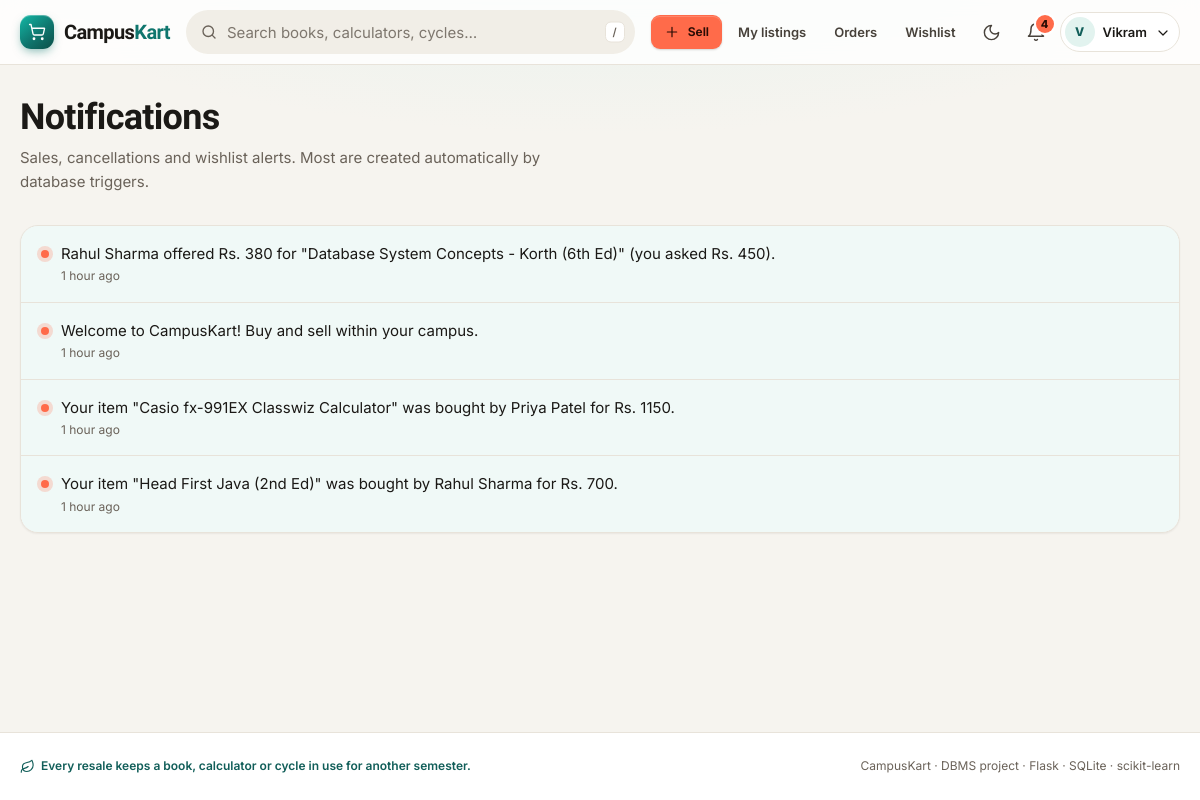
The app's page /notifications (signed in) with its own data.
### tables this page shows
CREATE TABLE users (
    user_id       INTEGER PRIMARY KEY AUTOINCREMENT,
    name          TEXT    NOT NULL,
    email         TEXT    NOT NULL UNIQUE,
    password_hash TEXT    NOT NULL,
    role          TEXT    NOT NULL DEFAULT 'user' CHECK (role IN ('user', 'admin')),
    branch        TEXT,
    year          INTEGER CHECK (year BETWEEN 1 AND 4),
    phone         TEXT,
    is_blocked    INTEGER NOT NULL DEFAULT 0 CHECK (is_blocked IN (0, 1)),
    created_at    TEXT    NOT NULL DEFAULT (datetime('now', 'localtime'))
);

CREATE TABLE notifications (
    notif_id   INTEGER PRIMARY KEY AUTOINCREMENT,
    user_id    INTEGER NOT NULL REFERENCES users(user_id) ON DELETE CASCADE,
    message    TEXT    NOT NULL,
    is_read    INTEGER NOT NULL DEFAULT 0 CHECK (is_read IN (0, 1)),
    created_at TEXT    NOT NULL DEFAULT (datetime('now', 'localtime'))
);

### app.py (the view)
@app.route("/notifications")
@login_required
def notifications():
    items = query("SELECT * FROM notifications WHERE user_id = ? ORDER BY created_at DESC, notif_id DESC",
                  (g.user["user_id"],))
    with tx() as db:
        db.execute("UPDATE notifications SET is_read = 1 WHERE user_id = ?", (g.user["user_id"],))
    return render_template("notifications.html", items=items)

### app.py (called while the page is built)
def get_db():
    if "db" not in g:
        g.db = sqlite3.connect(DB_PATH)
        g.db.row_factory = sqlite3.Row
        g.db.execute("PRAGMA foreign_keys = ON")
    return g.db

def query(sql, args=(), one=False):
    rows = get_db().execute(sql, args).fetchall()
    return (rows[0] if rows else None) if one else rows

@contextmanager
def tx():
    db = get_db()
    with db:
        db.execute("UPDATE audit_context SET user_id = ? WHERE id = 1",
                   (g.user["user_id"] if g.user else None,))
        yield db

@app.before_request
def load_user():
    g.user = None
    if "user_id" in session:
        g.user = query("SELECT * FROM users WHERE user_id = ?", (session["user_id"],), one=True)
        if g.user is None or g.user["is_blocked"]:
            session.clear()
            g.user = None

def login_required(view):
    @wraps(view)
    def wrapped(*args, **kwargs):
        if g.user is None:
            flash("Log in to continue.", "info")
            return redirect(url_for("login", next=request.path))
        return view(*args, **kwargs)
    return wrapped

@app.context_processor
def inject_globals():
    unread = 0
    if g.user:
        unread = query("SELECT COUNT(*) AS n FROM notifications WHERE user_id = ? AND is_read = 0",
                       (g.user["user_id"],), one=True)["n"]
    return {"categories": query("SELECT * FROM categories ORDER BY category_id"),
            "unread_count": unread, "conditions": CONDITIONS}

@app.template_filter("ago")
def time_ago(ts):
    try:
        dt = datetime.strptime(ts, "%Y-%m-%d %H:%M:%S")
    except (TypeError, ValueError):
        return ts
    secs = (datetime.now() - dt).total_seconds()
    for unit, size in (("day", 86400), ("hour", 3600), ("min", 60)):
        if secs >= size:
            n = int(secs // size)
            return f"{n} {unit}{'s' if n > 1 else ''} ago"
    return "just now"

### templates/notifications.html (shortened to what this page needs)
{% extends "base.html" %}
{% from "_macros.html" import icon, empty_state %}
{% block content %}
<div class="page-head">
  <h1>Notifications</h1>
  <p>Sales, cancellations and wishlist alerts. Most are created automatically by database triggers.</p>
</div>
{% if items %}
<div class="card card-flush">
  <ul class="notif-list">
    {% for n in items %}
    <li class="notif {{ 'unread' if not n.is_read }}">
      <span class="dot" aria-hidden="true"></span>
      <div>
        {% if not n.is_read %}<span class="sr-only">New: </span>{% endif %}{{ n.message }}
        <time datetime="{{ n.created_at }}">{{ n.created_at|ago }}</time>
      </div>
    </li>
    {% endfor %}
  </ul>
</div>
{% else %}
{{ empty_state('inbox', "You're all caught up", "We'll let you know here when someone buys your item or a saved item sells.") }}
{% endif %}
{% endblock %}

### templates/base.html (shortened to what this page needs)
{% from "_macros.html" import icon %}
{% set ep = request.endpoint %}
<!doctype html>
<html lang="en">
<head>
  <link rel="stylesheet" href="{{ url_for('static', filename='style.css') }}">
</head>
<body>
<header class="site-header">
  <div class="container header-row">
    <a class="logo" href="{{ url_for('index') }}" aria-label="CampusKart home">
      <span class="logo-mark">{{ icon('cart', 18) }}</span>
      <span aria-hidden="true">Campus<span class="accent">Kart</span></span>
    </a>
    {% if not g.user or g.user.role != 'admin' %}
    <form class="search-bar" action="{{ url_for('search') }}" role="search">
      <input id="site-search" name="q" type="search" placeholder="Search books, calculators, cycles…"
             value="{{ q or '' }}" autocomplete="off" enterkeyhint="search" aria-keyshortcuts="/">
      <kbd aria-hidden="true">/</kbd>
    </form>
    {% endif %}
    <nav class="nav-links" aria-label="Main">
      {% if g.user %}
        {% if g.user.role == 'admin' %}
          <a class="nav-link" href="{{ url_for('admin_dashboard') }}" {% if ep and ep.startswith('admin') %}aria-current="page"{% endif %}>{{ icon('shield', 16) }}Admin</a>
        {% else %}
          <a class="btn btn-sm btn-accent btn-sell" href="{{ url_for('sell') }}">{{ icon('plus', 16) }}Sell</a>
          {% for e, label in [('my_listings', 'My listings'), ('orders', 'Orders'), ('wishlist', 'Wishlist')] %}
          <a class="nav-link" href="{{ url_for(e) }}" {% if ep == e %}aria-current="page"{% endif %}>{{ label }}</a>
          {% endfor %}
        {% endif %}
      {% endif %}
      <button class="icon-btn theme-toggle" type="button" id="theme-toggle" aria-label="Switch to dark theme">
        {{ icon('moon', 19, 'moon') }}{{ icon('sun', 19, 'sun') }}
      </button>
      {% if g.user %}
        <a class="icon-btn" href="{{ url_for('notifications') }}"
           aria-label="Notifications{% if unread_count %}, {{ unread_count }} unread{% endif %}"
           {% if ep == 'notifications' %}aria-current="page"{% endif %}>
          {{ icon('bell', 20) }}
          {% if unread_count %}<span class="badge-count" aria-hidden="true">{{ unread_count if unread_count < 10 else '9+' }}</span>{% endif %}
        </a>
        <div class="menu" data-menu>
          <button class="menu-trigger" type="button" aria-haspopup="true" aria-expanded="false" aria-controls="account-menu">
            <span class="avatar" aria-hidden="true">{{ g.user.name[0] }}</span>
            <span class="name">{{ g.user.name.split()[0] }}</span>
            <span class="chev">{{ icon('chevron-down', 16) }}</span>
          </button>
        </div>
      {% else %}
        <a class="nav-link keep" href="{{ url_for('login') }}" {% if ep == 'login' %}aria-current="page"{% endif %}>Log in</a>
        <a class="btn btn-sm" href="{{ url_for('register') }}">Sign up</a>
      {% endif %}
    </nav>
  </div>
</header>
<main id="main" tabindex="-1">
  <div class="container">
    {% block content %}{% endblock %}
  </div>
</main>
<footer class="site-footer">
  <div class="container">
    <span class="eco">{{ icon('leaf', 15) }}Every resale keeps a book, calculator or cycle in use for another semester.</span>
    <span>CampusKart · DBMS project · Flask · SQLite · scikit-learn</span>
  </div>
</footer>
</body>
</html>

### records on screen
users: user "V", user.name "Vikram"
notifications: message "Rahul Sharma offered Rs. 380 for \"Database System Concepts - Korth (6th Ed)\" (you asked Rs. 450).", created_at|ago "1 hour ago"
notifications: message "Welcome to CampusKart! Buy and sell within your campus.", created_at|ago "1 hour ago"
notifications: message "Your item \"Casio fx-991EX Classwiz Calculator\" was bought by Priya Patel for Rs. 1150.", created_at|ago "1 hour ago"
notifications: message "Your item \"Head First Java (2nd Ed)\" was bought by Rahul Sharma for Rs. 700.", created_at|ago "1 hour ago"

### other values on screen
{{ label }} "My listings" "Orders" "Wishlist"
{{ unread_count if unread_count < 10 else '9+' }} "4"
